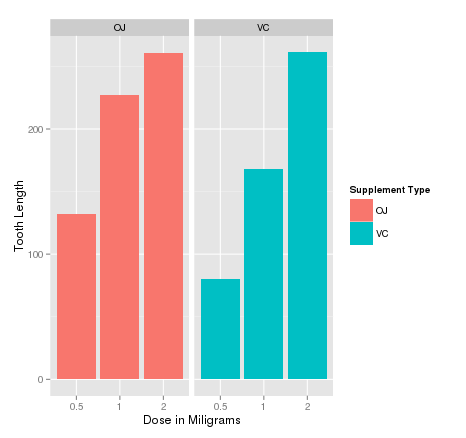

Write the R code that produced this figure.
library(ggplot2)
library(datasets)
library(broom)
library(dplyr)

#Loading the Tooth Growth data:
tg <- ToothGrowth

#Exploratory Analysis:
ggplot(data = tg,
       aes(x = as.factor(dose),
           y = len,
           fill = supp)) +
    geom_bar(stat = "identity") +
    facet_grid(.~supp) +
    xlab("Dose in Miligrams") +
    ylab("Tooth Length") +
    guides(fill = guide_legend(title = "Supplement Type"))

#T-Test for difference in tooth length means across supplement types:
t_supp <- t.test(len ~ supp, tg, var.equal = FALSE)
tidy(t_supp)

#Pairwise t-tests for differences in tooth lengths means across dose levels:

pWise <- t.test(tg$len[tg$dose == 2], tg$len[tg$dose == 1]) %>%
tidy %>%
mutate(null_hypothesis = '2mg - 1mg = 0') %>%
select(9, 1:8)

pWise <- t.test(tg$len[tg$dose == 2], tg$len[tg$dose == 0.5]) %>%
tidy %>%
mutate(null_hypothesis = '2mg - 0.5mg = 0') %>%
select(9, 1:8) %>%
bind_rows(pWise, .)

pWise <- t.test(tg$len[tg$dose == 1], tg$len[tg$dose == 0.5]) %>%
tidy %>%
mutate(null_hypothesis = '1mg - 0.5mg = 0') %>%
select(9, 1:8) %>%
bind_rows(pWise, .)

print.data.frame(pWise)
